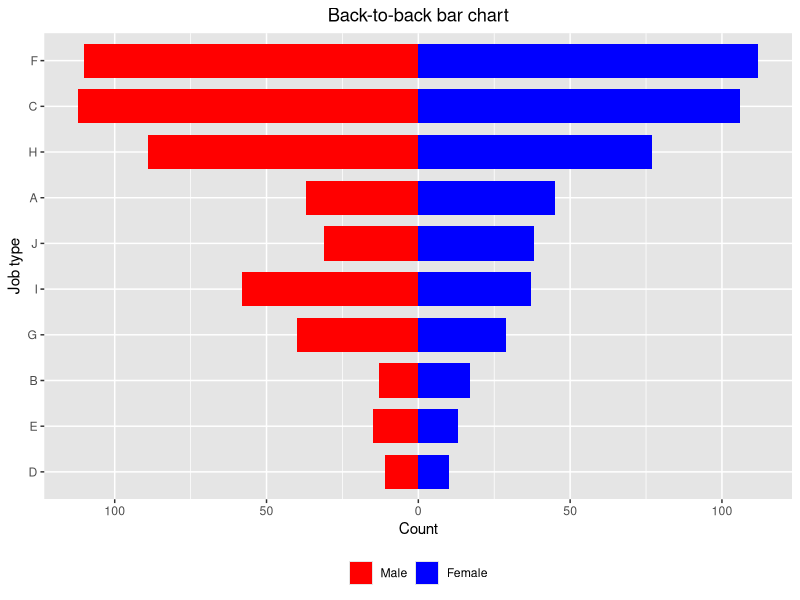

This figure's R source:
rm(list = ls())

# load packages
library(dplyr)
library(ggplot2)

# create a fake data set
## some preparation
set.seed(123)
ten_positive_rand_numbers <- abs(rnorm(10)) + 0.1
the_prob <- ten_positive_rand_numbers / sum(ten_positive_rand_numbers)

fk_data <- data.frame(job_type = sample(LETTERS[1:10], 1000, 
                                        replace = TRUE, prob = the_prob),
                      gender = sample(c("Male", "Female"), 1000, 
                                      replace = TRUE))

# prepare data for plotting
plotting_df <-
  fk_data %>% 
  group_by(job_type, gender) %>% 
  summarise(Freq = n()) %>% 
  # a trick!
  mutate(Freq = if_else(gender == "Male", -Freq, Freq))
## find the order
temp_df <-
  plotting_df %>% 
  filter(gender == "Female") %>% 
  arrange(Freq)
the_order <- temp_df$job_type


# plot
p <- 
  plotting_df %>% 
  ggplot(aes(x = job_type, y = Freq, group = gender, fill = gender)) +
  geom_bar(stat = "identity", width = 0.75) +
  coord_flip() +
  scale_x_discrete(limits = the_order) +
  # another trick!
  scale_y_continuous(breaks = seq(-150, 150, 50), 
                     labels = abs(seq(-150, 150, 50))) +
  labs(x = "Job type", y = "Count", title = "Back-to-back bar chart") +
  theme(legend.position = "bottom",
        legend.title = element_blank(),
        plot.title = element_text(hjust = 0.5),
        panel.background = element_rect(fill =  "grey90")) +
  # reverse the order of items in legend
  # guides(fill = guide_legend(reverse = TRUE)) +
  # change the default colors of bars
  scale_fill_manual(values=c("red", "blue"),
                    name="",
                    breaks=c("Male", "Female"),
                    labels=c("Male", "Female"))

print(p)